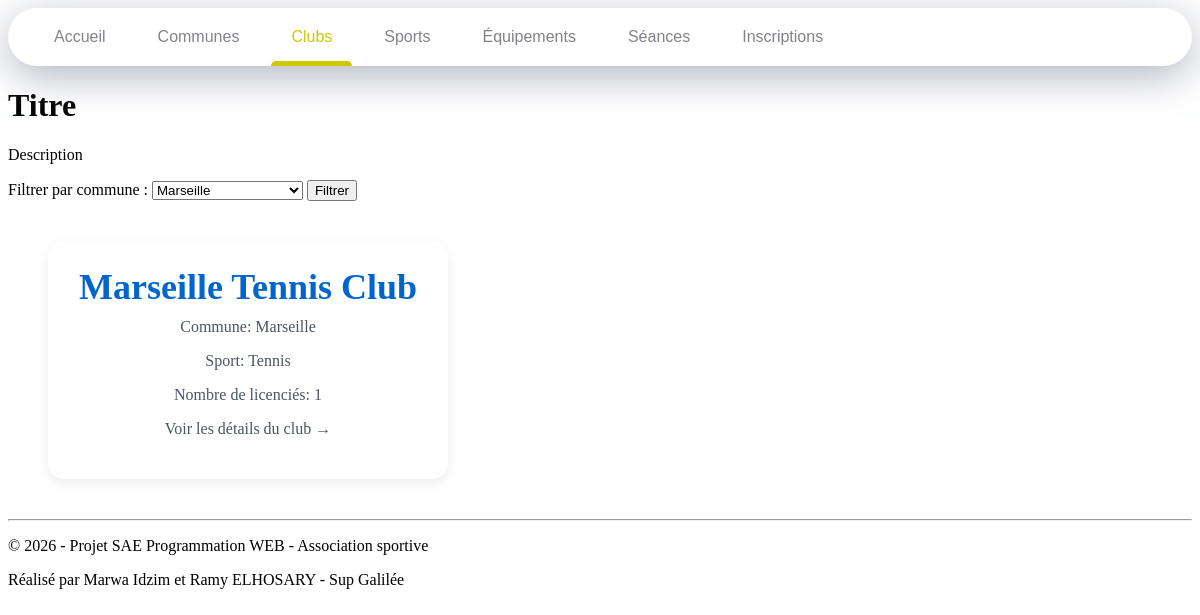
/clubs.php?id_commune=1003, run on the app's committed database.
### tables this page shows
CREATE TABLE Clubs (
    id_club BIGINT NOT NULL,
    nom VARCHAR(80) NOT NULL,
    id_commune BIGINT NOT NULL,
    id_sport BIGINT NOT NULL,
    CONSTRAINT PK_Clubs PRIMARY KEY (id_club),
    CONSTRAINT FK_Clubs_Communes FOREIGN KEY (id_commune) REFERENCES Communes(id_commune) ON DELETE CASCADE,
    CONSTRAINT FK_Clubs_Sports FOREIGN KEY (id_sport) REFERENCES Sports(id_sport) ON DELETE CASCADE
);

CREATE TABLE Communes (
    id_commune BIGINT NOT NULL,
    nom VARCHAR(50) NOT NULL,
    CodePostal INT NOT NULL,
    Departement INT NOT NULL,
    Region VARCHAR(80) NOT NULL,
    CONSTRAINT PK_Communes PRIMARY KEY (id_commune)
);

CREATE TABLE Sports (
    id_sport BIGINT NOT NULL,
    nom VARCHAR(50) NOT NULL,
    Federation VARCHAR(50) NOT NULL,
    CONSTRAINT PK_Sports PRIMARY KEY (id_sport)
);

### public/clubs.php (the view, shortened to what this page needs)
<?php
require "../config/db.php";
$idCommune = $_GET["id_commune"] ?? "";
$sqlCommunes = "SELECT id_commune, nom
                FROM Communes
                ORDER BY nom";
$stmtCommunes = $pdo->query($sqlCommunes);
$communes = $stmtCommunes->fetchAll(PDO::FETCH_ASSOC);
$sql = "SELECT
            cl.id_club,
            cl.nom,
            co.nom AS commune,
            sp.nom AS sport,
            COUNT(DISTINCT i.id_licencies) AS nb_licencies
        FROM Clubs cl
        JOIN Communes co ON cl.id_commune = co.id_commune
        JOIN Sports sp ON cl.id_sport = sp.id_sport
        LEFT JOIN Seances s ON cl.id_club = s.id_club
        LEFT JOIN Inscriptions i ON s.id_seance = i.id_seance";
    if ($idCommune !== "") {
        $sql .= " WHERE cl.id_commune = :id_commune";
    }
    $sql .= " GROUP BY cl.id_club, cl.nom, co.nom, sp.nom
            ORDER BY cl.nom";
    $stmt = $pdo->prepare($sql);
    if ($idCommune !== "") {
        $stmt->execute([
            "id_commune" => $idCommune
        ]);
    }
    else {
        $stmt->execute();
    }
$clubs = $stmt->fetchAll(PDO::FETCH_ASSOC);
?>
<!DOCTYPE html>
<html lang="fr">
<head>
    <link rel="stylesheet" href="../assets/css/style.css">
</head>
<body>
    <nav>
        <a href="index.php" class="nav-item" data-active-color="#cc0000" data-target="Accueil">Accueil</a>
        <a href="communes.php" class="nav-item" data-active-color="#cc7700" data-target="Communes">Communes</a>
        <a href="clubs.php" class="nav-item is-active" data-active-color="#ccc900" data-target="Clubs">Clubs</a>
        <a href="sports.php" class="nav-item" data-active-color="#00cca3" data-target="Sports">Sports</a>
        <a href="equipements.php" class="nav-item" data-active-color="#0022cc" data-target="Equipements">Équipements</a>
        <a href="seances.php" class="nav-item" data-active-color="#c200cc" data-target="Seances">Séances</a>
        <a href="inscriptions.php" class="nav-item" data-active-color="#cc007e" data-target="Inscriptions">Inscriptions</a>
        <span class="nav-indicator"></span>
    </nav>
    <h1>Titre</h1>
    <p>Description</p>
    <form method="get" class="filter-form">
    <label for="id_commune">Filtrer par commune :</label>
    <select name="id_commune" id="id_commune">
        <?php foreach ($communes as $commune): ?>
            <option value="<?= htmlspecialchars($commune['id_commune']) ?>"
                <?= ($idCommune == $commune['id_commune']) ? 'selected' : '' ?>>
                <?= htmlspecialchars($commune['nom']) ?>
            </option>
        <?php endforeach; ?>
    </select>
    <button type="submit">Filtrer</button>
</form>
    <section class="clubs">
        <?php foreach($clubs as $club):?>
        <a href="detail_club.php?id_club=<?= htmlspecialchars($club['id_club']) ?>" class="club-link">
        <div class="club-card">
            <h2><?= htmlspecialchars($club['nom']) ?></h2>
            <p> Commune: <?= htmlspecialchars($club['commune']) ?></p>
            <p> Sport: <?= htmlspecialchars($club['sport']) ?></p>
            <p> Nombre de licenciés: <?= htmlspecialchars($club['nb_licencies']) ?></p>
            <p class="voir-detail">Voir les détails du club →</p>
        </div>
        </a>
        <?php endforeach; ?>
    </section>
</body>
<footer class="footer">
    <hr>
    <p>© 2026 - Projet SAE Programmation WEB - Association sportive</p>
    <p>Réalisé par Marwa Idzim et Ramy ELHOSARY - Sup Galilée</p>
</footer>
</html>

### assets/css/style.css (style rules this page uses)
* { box-sizing: border-box; text-decoration: none; }
nav { background-color: #fff; padding: 0 20px; border-radius: 40px; box-shadow: 0 10px 40px rgba(159, 162, 177, .8); display: flex; overflow: hidden; overflow-x: auto; position: relative; }
.nav-item { color: #83818c; font-family: arial, sans-serif; padding: 20px; margin: 0 6px; position: relative; }
.nav-item:before { content: ""; position: absolute; bottom: -6px; background-color: #dfe2ea; height: 5px; width: 100%; border-radius: 8px 8px 0 0; left: 0; transition: .3s; }
.nav-indicator { position: absolute; left: 0; bottom: 0; height: 5px; transition: .4s; border-radius: 8px 8px 0 0; }
.clubs { display: flex; gap: 20px; margin: 40px; flex-wrap: wrap; }
.club-card { background-color: white; width: 400px; padding: 25px; border-radius: 15px; text-align: center; box-shadow: 0 4px 12px rgba(0, 0, 0, 0.08); }
.club-card h2 { margin: 0; font-size: 36px; color: #0066cc; }
.club-card p { margin-top: 10px; font-size: 16px; color: #4b5563; }

### data on the page
clubs: nom "Marseille Tennis Club", id_commune.nom "Marseille", id_sport.nom "Tennis", nb_licencies "1"

### other printed values
form field id_commune "Marseille"
